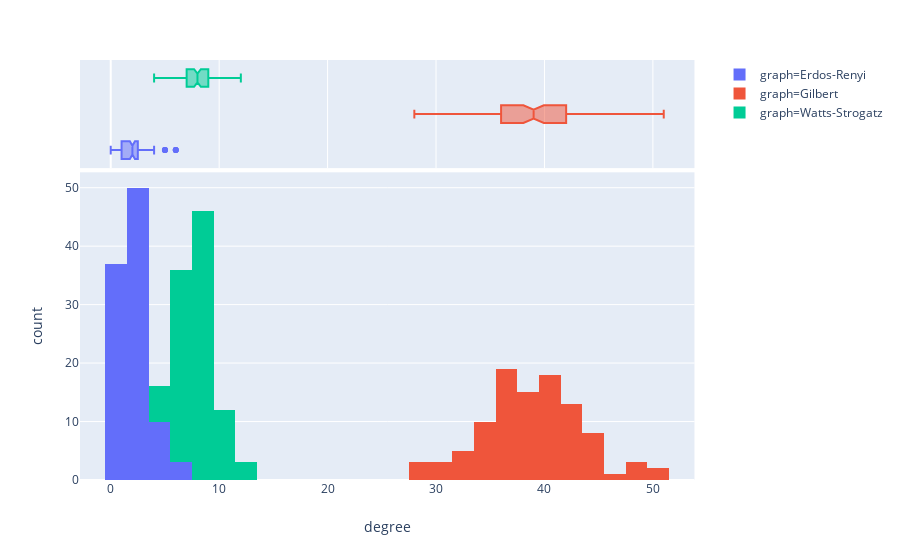

The code cell stored with this chart in its notebook:
### Code cell
fig = px.histogram(
    nodes,
    x="degree",
    color="graph",
    nbins=nodes.degree.max(),
    marginal="box",
)
fig.show()

### Figure 1 — Plotly figure (JSON) as saved in the notebook; plotly's stock layout.template omitted (floating-point values rounded to 4 significant figures)
{"data": [{"alignmentgroup": "True", "bingroup": "x", "hoverlabel": {"namelength": 0}, "hovertemplate": "graph=Erdos-Renyi<br>degree=%{x}<br>count=%{y}", "legendgroup": "graph=Erdos-Renyi", "marker": {"color": "#636efa"}, "name": "graph=Erdos-Renyi", "nbinsx": 51, "offsetgroup": "graph=Erdos-Renyi", "orientation": "v", "showlegend": true, "type": "histogram", "x": [1, 1, 1, 1, 2, 3, 2, 0, 2, 2, 0, 1, 1, 3, 3, 2, 2, 0, 2, 1, 2, 2, 1, 3, 3, 4, 6, 2, 4, 2, 4, 0, 2, 1, 3, 2, 3, 2, 0, 2, 1, 1, 2, 2, 1, 6, 0, 1, 0, 2, 4, 2, 2, 0, 1, 1, 2, 1, 2, 0, 1, 4, 2, 1, 3, 3, 1, 5, 6, 2, 2, 2, 2, 2, 1, 1, 1, 4, 1, 2, 3, 3, 2, 5, 2, 2, 2, 3, 2, 1, 0, 2, 2, 2, 2, 1, 5, 1, 1, 4], "xaxis": "x", "yaxis": "y"}, {"alignmentgroup": "True", "hoverlabel": {"namelength": 0}, "hovertemplate": "graph=Erdos-Renyi<br>degree=%{x}", "legendgroup": "graph=Erdos-Renyi", "marker": {"color": "#636efa"}, "name": "graph=Erdos-Renyi", "notched": true, "offsetgroup": "graph=Erdos-Renyi", "showlegend": false, "type": "box", "x": [1, 1, 1, 1, 2, 3, 2, 0, 2, 2, 0, 1, 1, 3, 3, 2, 2, 0, 2, 1, 2, 2, 1, 3, 3, 4, 6, 2, 4, 2, 4, 0, 2, 1, 3, 2, 3, 2, 0, 2, 1, 1, 2, 2, 1, 6, 0, 1, 0, 2, 4, 2, 2, 0, 1, 1, 2, 1, 2, 0, 1, 4, 2, 1, 3, 3, 1, 5, 6, 2, 2, 2, 2, 2, 1, 1, 1, 4, 1, 2, 3, 3, 2, 5, 2, 2, 2, 3, 2, 1, 0, 2, 2, 2, 2, 1, 5, 1, 1, 4], "xaxis": "x2", "yaxis": "y2"}, {"alignmentgroup": "True", "bingroup": "x", "hoverlabel": {"namelength": 0}, "hovertemplate": "graph=Gilbert<br>degree=%{x}<br>count=%{y}", "legendgroup": "graph=Gilbert", "marker": {"color": "#EF553B"}, "name": "graph=Gilbert", "nbinsx": 51, "offsetgroup": "graph=Gilbert", "orientation": "v", "showlegend": true, "type": "histogram", "x": [41, 37, 36, 34, 35, 40, 40, 38, 43, 38, 43, 43, 37, 43, 36, 51, 33, 44, 36, 44, 39, 42, 37, 29, 34, 43, 31, 39, 31, 49, 40, 37, 41, 36, 40, 36, 34, 38, 40, 36, 42, 39, 37, 44, 47, 40, 34, 39, 39, 38, 40, 35, 42, 43, 45, 48, 45, 36, 39, 39, 40, 40, 38, 41, 35, 41, 28, 40, 43, 40, 32, 37, 41, 36, 44, 42, 32, 36, 44, 39, 42, 33, 49, 40, 36, 39, 31, 34, 37, 38, 44, 36, 43, 50, 34, 33, 34, 37, 41, 29], "xaxis": "x", "yaxis": "y"}, {"alignmentgroup": "True", "hoverlabel": {"namelength": 0}, "hovertemplate": "graph=Gilbert<br>degree=%{x}", "legendgroup": "graph=Gilbert", "marker": {"color": "#EF553B"}, "name": "graph=Gilbert", "notched": true, "offsetgroup": "graph=Gilbert", "showlegend": false, "type": "box", "x": [41, 37, 36, 34, 35, 40, 40, 38, 43, 38, 43, 43, 37, 43, 36, 51, 33, 44, 36, 44, 39, 42, 37, 29, 34, 43, 31, 39, 31, 49, 40, 37, 41, 36, 40, 36, 34, 38, 40, 36, 42, 39, 37, 44, 47, 40, 34, 39, 39, 38, 40, 35, 42, 43, 45, 48, 45, 36, 39, 39, 40, 40, 38, 41, 35, 41, 28, 40, 43, 40, 32, 37, 41, 36, 44, 42, 32, 36, 44, 39, 42, 33, 49, 40, 36, 39, 31, 34, 37, 38, 44, 36, 43, 50, 34, 33, 34, 37, 41, 29], "xaxis": "x2", "yaxis": "y2"}, {"alignmentgroup": "True", "bingroup": "x", "hoverlabel": {"namelength": 0}, "hovertemplate": "graph=Watts-Strogatz<br>degree=%{x}<br>count=%{y}", "legendgroup": "graph=Watts-Strogatz", "marker": {"color": "#00cc96"}, "name": "graph=Watts-Strogatz", "nbinsx": 51, "offsetgroup": "graph=Watts-Strogatz", "orientation": "v", "showlegend": true, "type": "histogram", "x": [10, 10, 9, 7, 7, 9, 5, 5, 10, 6, 8, 8, 7, 8, 8, 9, 6, 7, 7, 10, 8, 7, 10, 8, 8, 8, 9, 4, 12, 8, 9, 6, 8, 7, 8, 11, 9, 7, 8, 8, 7, 7, 5, 8, 9, 11, 8, 7, 9, 5, 6, 7, 8, 9, 12, 7, 6, 12, 10, 6, 9, 8, 7, 7, 6, 8, 9, 8, 7, 7, 7, 7, 10, 9, 9, 8, 8, 9, 7, 9, 10, 8, 8, 7, 10, 9, 7, 7, 7, 9, 8, 9, 8, 5, 11, 7, 8, 9, 9, 7], "xaxis": "x", "yaxis": "y"}, {"alignmentgroup": "True", "hoverlabel": {"namelength": 0}, "hovertemplate": "graph=Watts-Strogatz<br>degree=%{x}", "legendgroup": "graph=Watts-Strogatz", "marker": {"color": "#00cc96"}, "name": "graph=Watts-Strogatz", "notched": true, "offsetgroup": "graph=Watts-Strogatz", "showlegend": false, "type": "box", "x": [10, 10, 9, 7, 7, 9, 5, 5, 10, 6, 8, 8, 7, 8, 8, 9, 6, 7, 7, 10, 8, 7, 10, 8, 8, 8, 9, 4, 12, 8, 9, 6, 8, 7, 8, 11, 9, 7, 8, 8, 7, 7, 5, 8, 9, 11, 8, 7, 9, 5, 6, 7, 8, 9, 12, 7, 6, 12, 10, 6, 9, 8, 7, 7, 6, 8, 9, 8, 7, 7, 7, 7, 10, 9, 9, 8, 8, 9, 7, 9, 10, 8, 8, 7, 10, 9, 7, 7, 7, 9, 8, 9, 8, 5, 11, 7, 8, 9, 9, 7], "xaxis": "x2", "yaxis": "y2"}], "layout": {"autosize": true, "barmode": "relative", "legend": {"tracegroupgap": 0}, "margin": {"t": 60}, "xaxis": {"anchor": "y", "autorange": true, "domain": [0, 0.98], "range": [-2.833, 53.83], "title": {"text": "degree"}, "type": "linear"}, "xaxis2": {"anchor": "y2", "autorange": true, "domain": [0, 0.98], "matches": "x", "range": [-2.833, 53.83], "showgrid": true, "showticklabels": false, "type": "linear"}, "yaxis": {"anchor": "x", "autorange": true, "domain": [0, 0.7326], "range": [0, 52.63], "title": {"text": "count"}}, "yaxis2": {"anchor": "x2", "autorange": true, "domain": [0.7426, 1], "matches": "y2", "range": [-0.5, 2.5], "showgrid": false, "showticklabels": false, "type": "category"}}}
